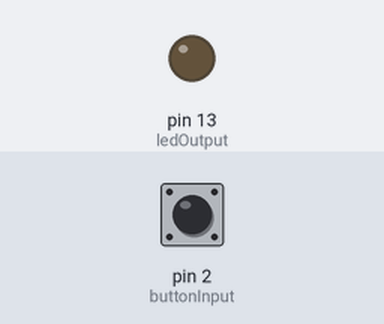
A sketch run on a simulated Arduino Uno, built with avr-gcc and run on an emulated ATmega328P. Parts: output pins drawn as LEDs (lit = HIGH). The test bench sets the inputs (shaded band); at power-on: pin 2 (buttonInput) HIGH. What the sketch prints to the serial monitor is not drawn.

Above: at 1.2 s.
1.3 s: pin 2 (buttonInput) pulled LOW for 0.15 s
At 1.9 s:
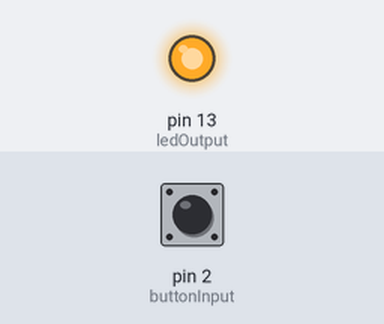
3.8 s: pin 2 (buttonInput) pulled LOW for 3.2 s
At 9.2 s:
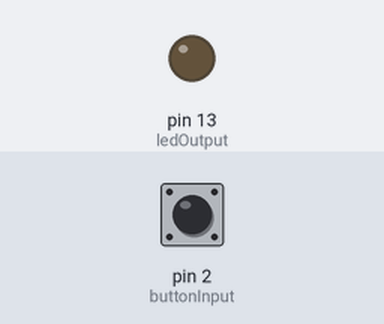
Timing chart, 0 to 10.7 s (numbered marks = the images above; inputs shaded):
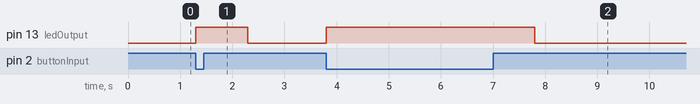

The sketch:

led_button_Xbee.ino
```cpp
/**
* @author - hovig ohannessian
* @date   - 25-Mar-15
* xbee module #1
*/

int buttonInput = 2;
int buttonState = 0;
int ledOutput = 13;
char readChar;


void setup() {
  Serial.begin(9600);
  pinMode(ledOutput, OUTPUT);
  pinMode(buttonInput, INPUT);
  digitalWrite(buttonInput, HIGH);
}

void loop() {
  buttonState = digitalRead(buttonInput);
  if (buttonState == HIGH) {
    digitalWrite(ledOutput, LOW);
  } else {
    Serial.print('H');
    digitalWrite(ledOutput, HIGH);
    delay(1000);
  }
}
```

Measured:
- after the input at 1.3 s, pin 13 (ledOutput): LOW → HIGH at once, → LOW 1.0 s later
- after the input at 3.8 s, pin 13 (ledOutput): LOW → HIGH at once, → LOW 4.0 s later
